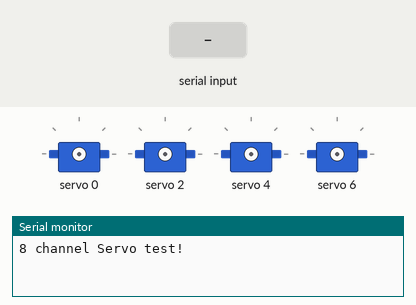
A sketch run on a simulated Arduino Uno, built with avr-gcc and run on an emulated ATmega328P. On the bench: 4 × servo, the last lines printed to the serial monitor. The test bench sets the inputs (shaded band).

Above: at 1.2 s.
1.3 s: "a" received over Serial
4.3 s: "b" received over Serial
At 4.64 s:
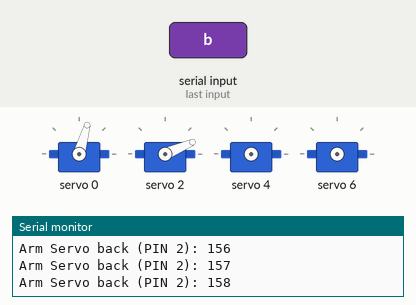
7.3 s: "c" received over Serial
At 7.66 s:
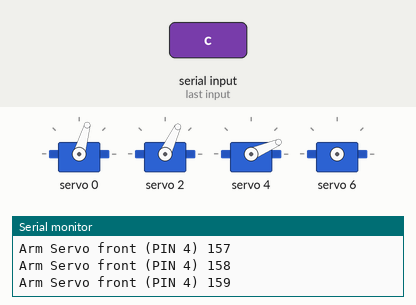
10.3 s: "d" received over Serial
At 11.3 s:
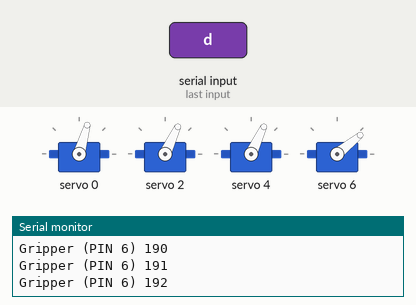
13.3 s: "w" received over Serial
16.3 s: "x" received over Serial
At 21.4 s:
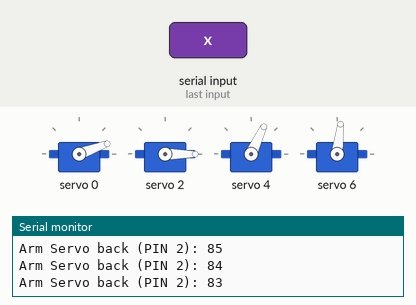
Timing chart, 0 to 25.2 s (numbered marks = the images above; inputs shaded):
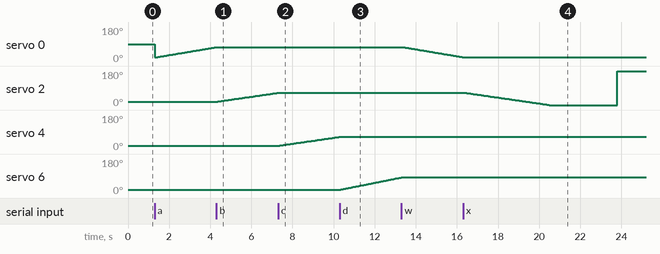

Measured:
- after the input at 4.3 s, servo 0: goes on until 4.3 s, then stays 74°; servo 2: moves from 18° to 65° over 2.9 s, starting after 0.06 s
- after the input at 7.3 s, servo 2: stays 65° (without the input it goes to 66° after 0.05 s); servo 4: moves from 18° to 64° over 2.9 s, starting after 0.08 s
- after the input at 10.3 s, servo 4: goes on until 10.3 s, then stays 65°; servo 6: moves from 18° to 83° over 2.9 s, starting after 0.05 s
- after the input at 13.3 s, servo 0: moves from 74° to 21° over 2.9 s, starting after 0.10 s; servo 6: stays 83° (without the input it goes to 84° after 0.04 s)
- after the input at 16.3 s, servo 0: goes on until 16.3 s, then stays 20°

The sketch:

robo-arm.ino
```cpp
#include <Wire.h>
#include <Adafruit_PWMServoDriver.h>

// called this way, it uses the default address 0x40
Adafruit_PWMServoDriver pwm = Adafruit_PWMServoDriver(0x40);

#define SERVOMIN  100 // This is the 'minimum' pulse length count (out of 4096)
#define SERVOMAX  450 // This is the 'maximum' pulse length count (out of 4096)
#define SERVO_FREQ 50 // Analog servos run at ~50 Hz updates

// our servo # counter
uint8_t servonum = 0;

char data;

int val1 = 150, val2 =150, val3 = 150, val4 = 150;

void setup() {
  Serial.begin(9600);
  Serial.println("8 channel Servo test!");

  pwm.begin();
  pwm.setOscillatorFrequency(27000000);
  pwm.setPWMFreq(SERVO_FREQ);  // Analog servos run at ~50 Hz updates

  delay(10);
}

void loop() {


  if(Serial.available()>0){

    data = Serial.read();
  }
  if(data == 'a'){
      Serial.print("Base Servo 1 (PIN 0)");
      Serial.println(val1);
      pwm.setPWM(0, 0, val1);
      val1++;
    }

    if(data == 'b'){
      Serial.print("Arm Servo back (PIN 2): ");
      Serial.println(val2);
      pwm.setPWM(2, 0, val2);
      val2++;
    }

    if(data == 'c'){
      Serial.print("Arm Servo front (PIN 4) ");
      Serial.println(val3);
      pwm.setPWM(4, 0, val3);
      val3++;
    }

    if(data == 'd'){
      Serial.print("Gripper (PIN 6) ");
      Serial.println(val4);
      pwm.setPWM(6, 0, val4);
      val4++;
    }

    if(data == 'w'){
      Serial.print("Base Servo 1 (PIN 0)");
      Serial.println(val1);
      pwm.setPWM(0, 0, val1);
      val1--;
    }

    if(data == 'x'){
      Serial.print("Arm Servo back (PIN 2): ");
      Serial.println(val2);
      pwm.setPWM(2, 0, val2);
      val2--;
    }

    if(data == 'y'){
       Serial.print("Arm Servo front (PIN 4) ");
      Serial.println(val3);
      pwm.setPWM(4, 0, val3);
      val3--;
    }


    if(data == 'z'){
      Serial.print("Gripper (PIN 6) ");
      Serial.println(val4);
      pwm.setPWM(6, 0, val4);
      val4--;
    }
    if(data == 's'){
      Serial.println("stop");
    }
}
```
